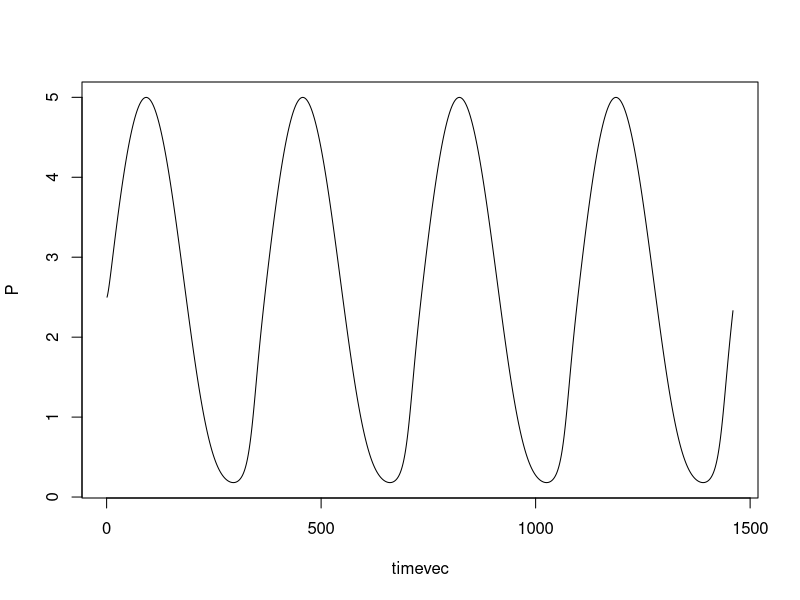
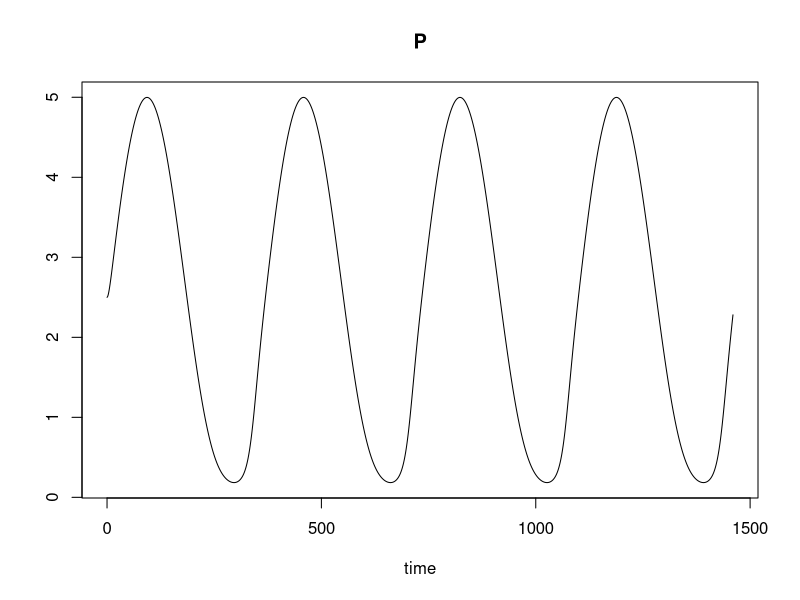
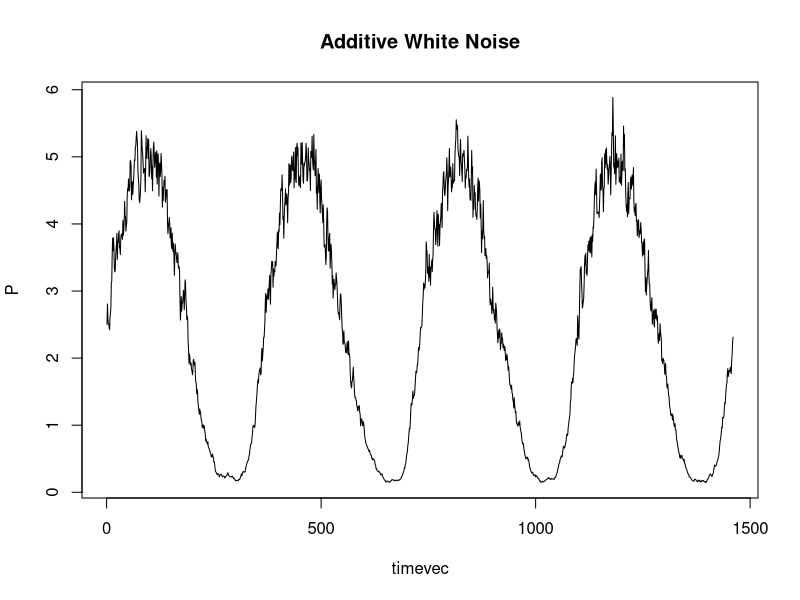
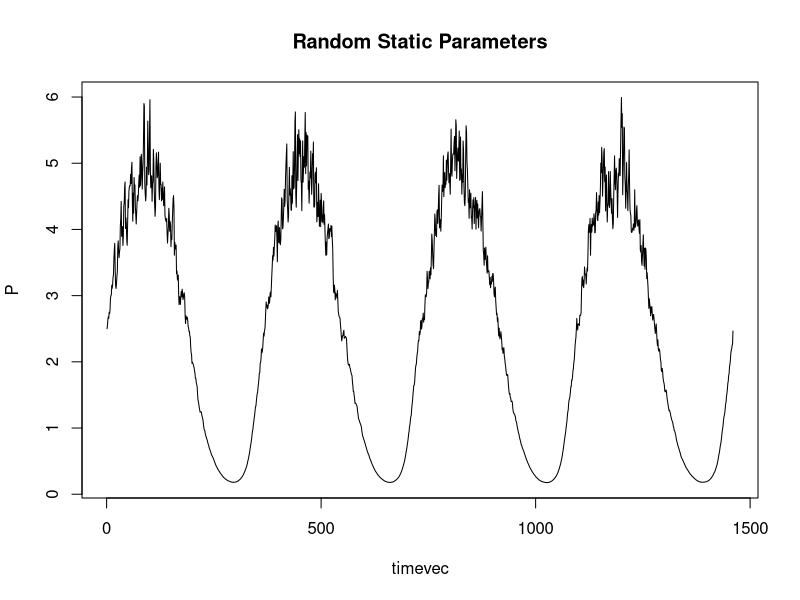
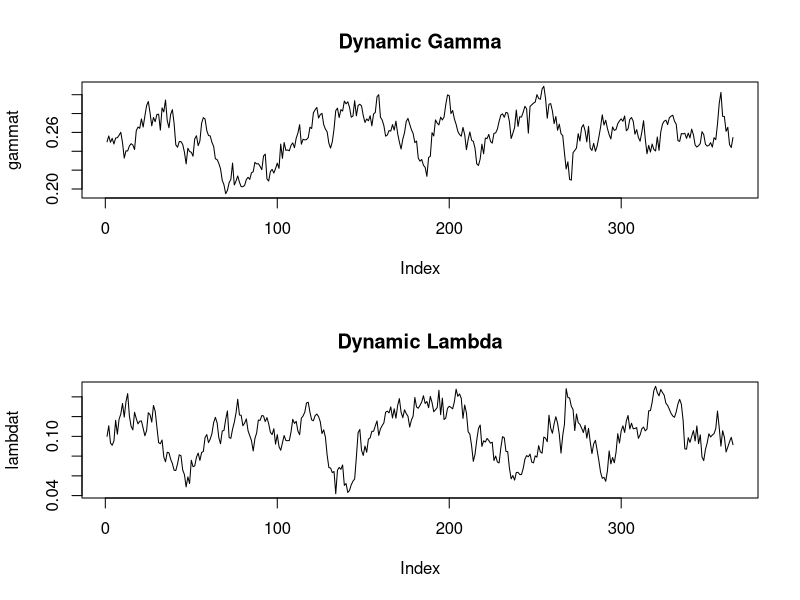
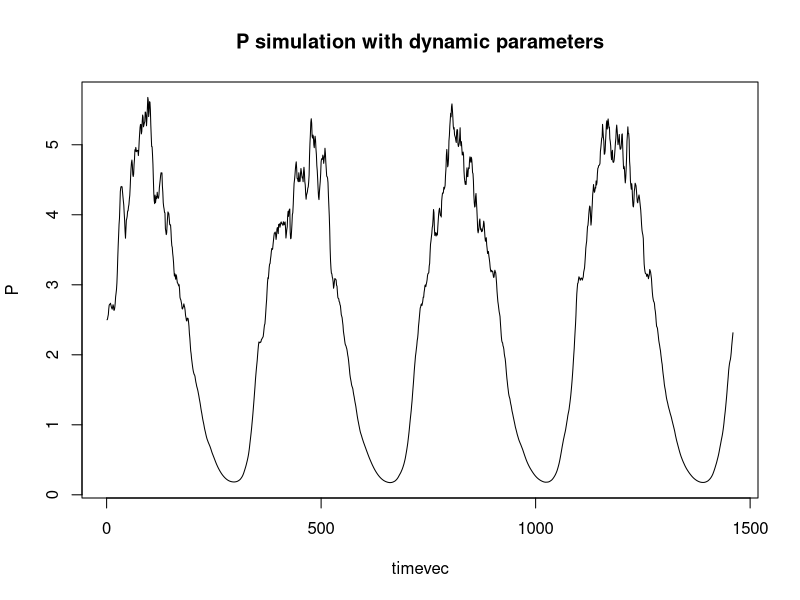
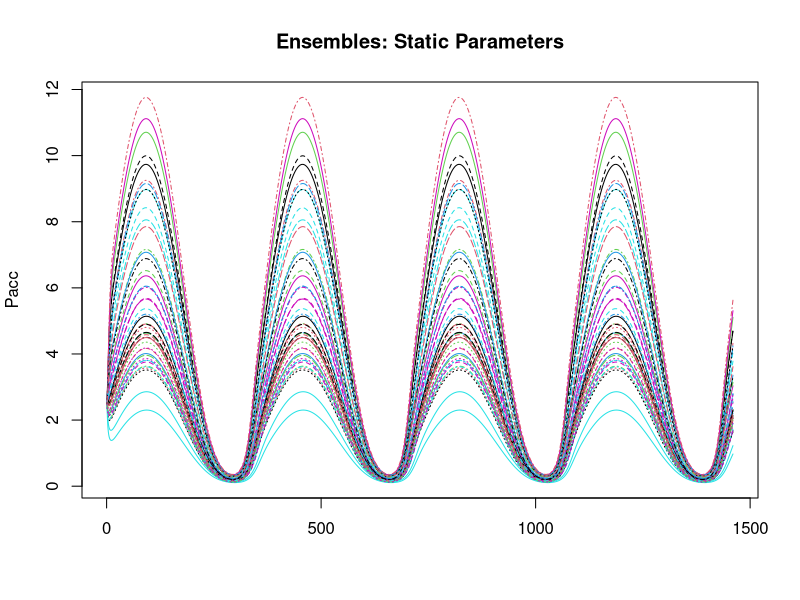
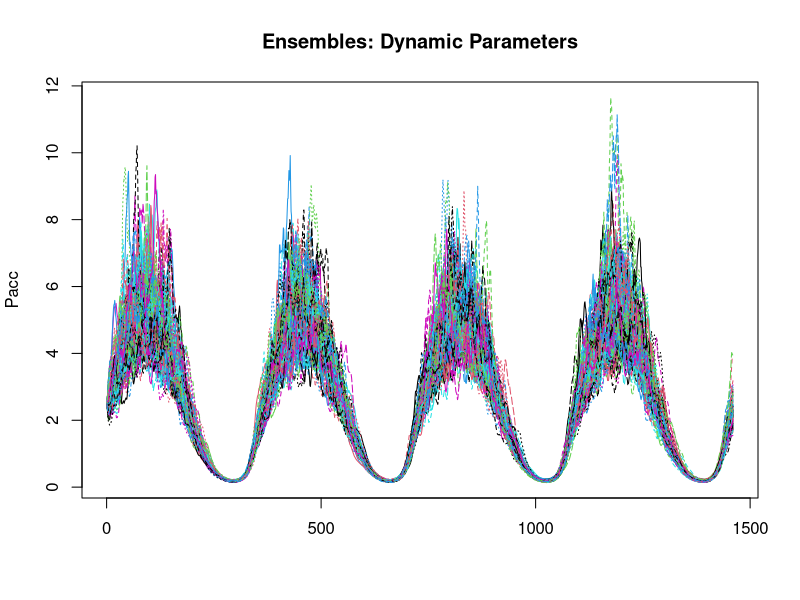

Source code (R) for these figures, in order:
# PURPOSE: simulate from the univariate plankton model
# Illustrate: 
# - discretization and numerical solution (and built-in ODE solvers) 
# - adding stichasticity (additive white noise, stochastic parameters)
# - realization and ensembles for time series models 

rm(list=ls())

#############
# SET UP 

set.seed(7) # set random number seed if desired 

T <- 365*4 # set duration of simulaton in days
dt <- 1 # set time step (here 1 day)
nt <- T*dt # determine model steps needed

gamma <- 0.25  # growth parameter
lambda <- 0.1 # mortality/loss parameter
om <- 2*pi/365 # annual frequency 

###################################################################

P=array(NA,nt) # accumulator for state vector
P[1] <- 2.5 # initial condition

 for (k in 2:nt){
    time <- k*dt
    P[k]=P[k-1]+dt*(gamma*(1+sin(om*time))*P[k-1] - lambda*P[k-1]^2);
	}
	
###################################################################

par(mfrow=c(1,1))
timevec=seq(dt,dt*nt,dt)
plot(timevec,P,type="l")

###################################################################

library(deSolve)

# ODE solver function
Pgrowth <- function(t, state, parameters) {
  with(as.list(c(state, parameters)), {
    dP <- gamma*(1+sin(om*t))*P - lambda*P^2
    list(c(dP))
  })
}

###################################################################

# implementation 
theta <- c(gamma = .25, lambda = .1) # parameters, need to be named
state <- c(P = 2.5) # intial condition
times <- seq(0, T, by = 1) # output times
# call ODE function
out <- ode(y = state, times = times, func = Pgrowth, parms = theta)
plot(out) # plot the ODE object

###################################################################

###############
# STOCHASTICITY - SINGLE REALIZATIONS

# (1) adding stochasticit using additive, signal-scaled white noise

# accumulator for state vector
P=array(NA,nt)
P[1] <- 2.5

for (k in 2:nt){
  time <- k*dt
  noise <- sqrt(dt)*0.05*P[k-1]*rnorm(1)
  P[k]=P[k-1]+dt*(gamma*(1+sin(om*time))*P[k-1] - lambda*P[k-1]^2)+ noise;
}

##################################################################

timevec=seq(dt,dt*nt,dt)
plot(timevec,P,type="l", main="Additive White Noise")

##################################################################

P=array(NA,nt)
P[1] <- 2.5

for (k in 2:nt){
  time <- k*dt
  gammas <- rlnorm(1,log(.25),0.05)
  lambdas <- runif(1,.08,0.12)
  P[k]=P[k-1]+dt*(gammas*(1+sin(om*time))*P[k-1] - lambdas*P[k-1]^2);
}

timevec=seq(dt,dt*nt,dt)
plot(timevec,P,type="l", main="Random Static Parameters")

#################################################################

# Approach 2: parameters are dynamic, follow stochastic process AR(1)

# create dynamical parameters 
nday <- 365
dgamma <- array(NA,nday)
dgamma[1] <- 0
dlambda<- array(NA,nday)
dlambda[1] <- 0

for (k in 2:nday){
dgamma[k] <- 0.9*dgamma[k-1]+0.01*rnorm(1)
dlambda[k] <- 0.95*dlambda[k-1]+0.01*rnorm(1)
}

gammat=gamma+dgamma
lambdat=lambda+dlambda

################################################################

par(mfrow=c(2,1))
plot(gammat, type="l", main="Dynamic Gamma")  
plot(lambdat, type="l", main="Dynamic Lambda")

################################################################

# use these time-varying parameters in simulation
P=array(NA,nt)
P[1] <- 2.5
dgamma <- 0
dlambda <- 0

for (k in 2:nt){
  time <- k*dt
  dgamma <- 0.9*dgamma+0.01*rnorm(1)
  dlambda <- 0.95*dlambda+0.001*rnorm(1)  
  P[k]=P[k-1]+dt*((gamma+dgamma)*(1+sin(om*time))*P[k-1] - (lambda+dlambda)*P[k-1]^2);
}

################################################################

timevec=seq(dt,dt*nt,dt)
par(mfrow=c(1,1))
plot(timevec,P,type="l", main="P simulation with dynamic parameters")

################################################################

##### ENSEMBLES ########

###########
# Approach 1: parameters follow pdf, one parameter set per realization

nr <- 50
Pacc=array(NA,dim=c(nt,nr))

P=array(NA,nt)
P[1] <- 2.5

for (ir in 1:nr){
  gammas <- rlnorm(1,log(.25),0.2)
  lambdas <- runif(1,.05,0.15)  
    for (k in 2:nt){
      time <- k*dt
      P[k]=P[k-1]+dt*(gammas*(1+sin(om*time))*P[k-1] - lambdas*P[k-1]^2);
    }
    
    Pacc[,ir]=P
}

###############################################################

timevec=seq(dt,dt*nt,dt)
matplot(Pacc,type="l", main="Ensembles: Static Parameters")

###############################################################

###########
# Approach 2: parameters are dynamic (AR)
# create ensembles

nr <- 100
Pacc=array(NA,dim=c(nt,nr))

P=array(NA,nt)
P[1] <- 2.5
dgamma <- 0
dlambda <- 0

for (ir in 1:nr){
  for (k in 2:nt){
    time <- k*dt
    dgamma <- 0.9*dgamma+0.01*rnorm(1)
    dlambda <- 0.95*dlambda+0.005*rnorm(1)  
    P[k]=P[k-1]+dt*((gamma+dgamma)*(1+sin(om*time))*P[k-1] - (lambda+dlambda)*P[k-1]^2);
  }
  Pacc[,ir]=P
}

############################################################

par(mfrow=c(1,1))
timevec=seq(dt,dt*nt,dt)
matplot(Pacc,type="l", main="Ensembles: Dynamic Parameters")

############################################################

# VISUALIZATION AND SUMMARY STATS

# statistics of samples

# medians (for each time)
Pmed <- apply(Pacc,1,median)

# quantiles 
upper <- function(x) quantile(x,.75)
Pupper <- apply(Pacc,1,upper)

lower <- function(x) quantile(x,.25)
Plower <- apply(Pacc,1,lower)

# subsample on coarser time interval (to aid in visualization)

idx <- seq(1,365,15)
matplot(idx, Pacc[idx,],type="p", pch=19, col="black", cex=0.5, main="Ensemble Stats: median and inter-quartile range")
points(idx,Pmed[idx], pch=19, cex=1, col="red")
arrows(idx, Plower[idx], idx, Pupper[idx], length=0.05, angle=90, code=3, col="red",lwd=2)
#segments(idx, Plower[idx], idx, Pupper[idx])

###########################################################
